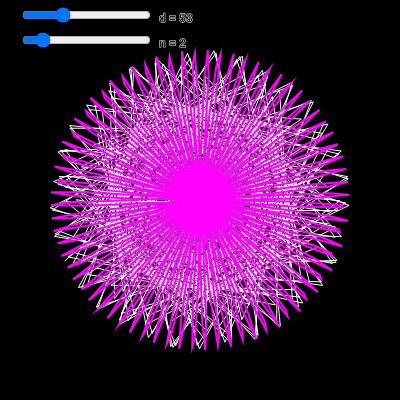
Frame 1 (no input)
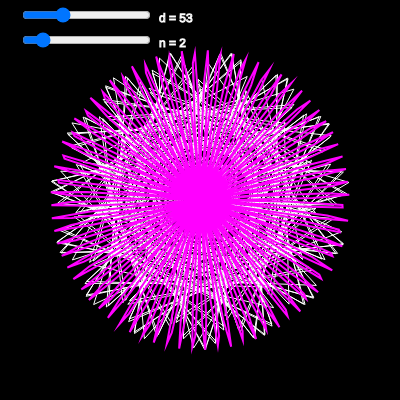
Frame 60 (no input)
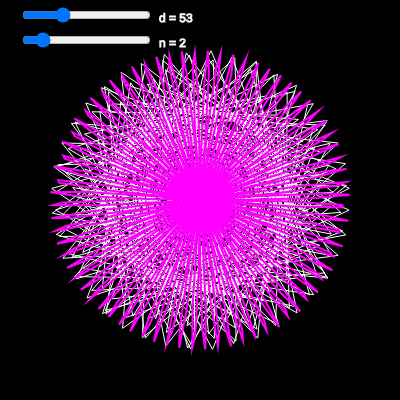
Frame 120 (the mouse pressed at the canvas centre since frame 60)

The p5.js sketch that drew these frames (run headless with seeded random() and noise() and a simulated clock; from frame 60 on, the mouse is pressed at the canvas centre):

// p5.js sketch
// ── sketch.js
// Maurer Rose
// inspired by Daniel Shiffman
// https://youtu.be/4uU9lZ-HSqA
// engineered from:
// https://en.wikipedia.org/wiki/Rose_(mathematics)
// https://en.wikipedia.org/wiki/Maurer_rose

var n = 2;
var d = 52;
var dSlider;

function setup() {
  createCanvas(400, 400);
  angleMode(DEGREES);

  dSlider = createSlider(1, 180, 53);
  nSlider = createSlider(1, 10, 2);
}
/////////////////////////////////////////////////////////
function draw() {
  background(0);
  drawSliders();

  // get the values d and n to use for roses
  d = dSlider.value() + map(noise(frameCount / 40000), 0, 1, -100, 100);
  n = nSlider.value() + map(noise(frameCount / 40000), 0, 1, -100, 100);

  translate(width / 2, height / 2);

  //place the white lines of the Maurer rose
  stroke(255);
  noFill();
  beginShape();
  strokeWeight(1);
  for (let i = 0; i < 361; i++) {
    let k = i * d;
    let r = 150 * sin(n * k);
    let x = r * cos(k);
    let y = r * sin(k);
    vertex(x, y);
  }
  endShape();

  //build the Polar rose (in pink)
  noFill();
  stroke(255, 0, 255, 255);
  strokeWeight(2);
  beginShape();
  for (let i = 0; i < 361; i++) {
    let r = 150 * sin(n * i);
    let x = r * cos(i);
    let y = r * sin(i);
    vertex(x, y);
  }
  endShape();
}
/////////////////////////////////////////////////////////
function drawSliders() {
  stroke(255);
  strokeWeight(1);
  dSlider.position(20, 5);
  text(
    "d = " + dSlider.value(),
    dSlider.x + dSlider.width + 10,
    dSlider.y + 17
  );
  nSlider.position(20, 30);
  text(
    "n = " + nSlider.value(),
    nSlider.x + nSlider.width + 10,
    nSlider.y + 17
  );
}
